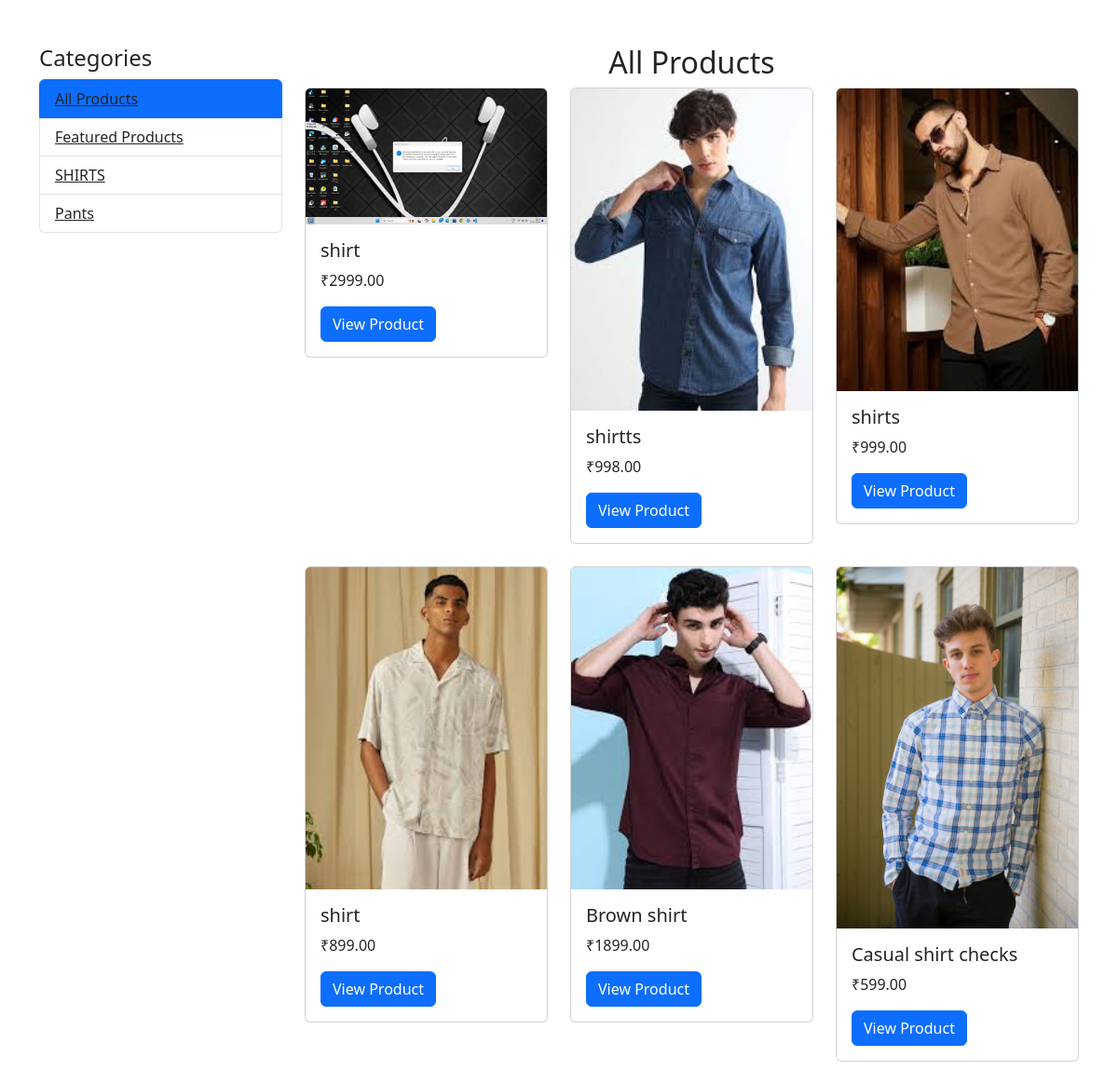
Screenshot of /products/ with the database file from the repository.
### smileapp/models.py (models this page shows, shortened)
class Category(models.Model):
    name = models.CharField(max_length=255)
    slug = models.SlugField(unique=True)

class Product(models.Model):
    category = models.ForeignKey('Category', related_name='products', on_delete=models.CASCADE)
    name = models.CharField(max_length=200, db_index=True)
    image = models.ImageField(upload_to='products/%Y/%m/%d', blank=True, null=True)
    slug = models.SlugField(max_length=200, unique=True, default='default-slug')
    description = models.TextField(blank=True)
    price = models.DecimalField(max_digits=10, decimal_places=2)
    stock = models.PositiveIntegerField()
    available = models.BooleanField(default=True)
    created = models.DateTimeField(default=timezone.now)
    updated = models.DateTimeField(auto_now=True)
    is_featured = models.BooleanField(default=False)
    class Meta:
        ordering = ['-created']
        indexes = [
            models.Index(fields=['id', 'slug']),
            models.Index(fields=['name', 'slug']),
        ]

### smileapp/views.py (the view)
# urls.py: path('products/',product_list, name='product_list'),
def product_list(request, category_slug=None):
    category = None
    categories = Category.objects.all()  # Fetch all categories
    products = Product.objects.filter(stock__gt=0)  # Fetch all products in stock
    if category_slug:
        category = get_object_or_404(Category, slug=category_slug)
        products = products.filter(category=category)
    return render(request, 'product_list.html', {
        'category': category,
        'categories': categories,
        'products': products
    })

### templates/product_list.html (shortened to what this page needs)
<!DOCTYPE html>
<html lang="en">
<head>
    <link href="https://cdn.jsdelivr.net/npm/bootstrap@5.3.0/dist/css/bootstrap.min.css" rel="stylesheet">
</head>
<body>
<div class="container mt-5">
    <div class="row">
        <div class="col-md-3">
            <h4>Categories</h4>
            <ul class="list-group">
                <li class="list-group-item {% if not category %}active{% endif %}">
                    <a href="{% url 'product_list' %}" class="text-dark">All Products</a>
                </li>
                {% for category in categories %}
                    <li class="list-group-item {% if category.slug == category_slug %}active{% endif %}">
                        <a href="{% url 'product_list_by_category' category.slug %}" class="text-dark">{{ category.name }}</a>
                    </li>
                {% endfor %}
            </ul>
        </div>
        <div class="col-md-9">
            {% if category %}
                <h2 class="text-center">{{ category.name }}</h2>
            {% else %}
                <h2 class="text-center">All Products</h2>
            {% endif %}
            <div class="row">
                {% for product in products %}
                    <div class="col-md-4 mb-4">
                        <div class="card">
                            <img src="{{ product.image.url }}" class="card-img-top" alt="{{ product.name }}">
                            <div class="card-body">
                                <h5 class="card-title">{{ product.name }}</h5>
                                <p class="card-text">₹{{ product.price }}</p>
                                <a href="{% url 'product_detail' product.id product.slug %}" class="btn btn-primary">View Product</a>
                            </div>
                        </div>
                    </div>
                {% empty %}
                    <div class="col-md-12">
                        <h4>No products available in this category.</h4>
                    </div>
                {% endfor %}
            </div>
        </div>
    </div>
</div>
</body>
</html>

### rows the page displays
Category: name "Featured Products"
Category: name "SHIRTS"
Category: name "Pants"
Product: image (picture), name "shirt", price "2999.00"
Product: image (picture), name "shirtts", price "998.00"
Product: image (picture), name "shirts", price "999.00"
Product: image (picture), name "shirt", price "899.00"
Product: image (picture), name "Brown shirt", price "1899.00"
Product: image (picture), name "Casual shirt checks", price "599.00"
